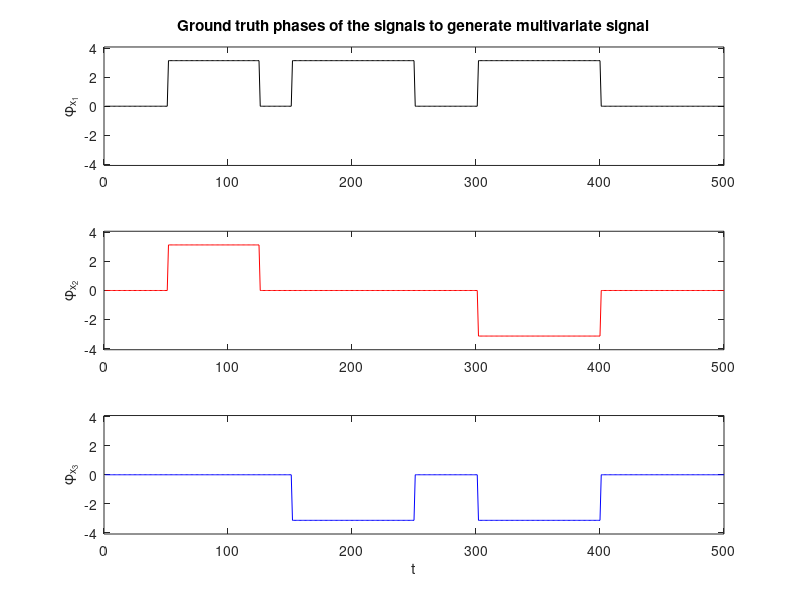

Source code (MATLAB): (Note: this script raises an error after producing the figure.)
%%% Simulation 5. MULTIVARIATE SIGNAL
% This script is written as part of the supplementary materials for the
% paper.  The purpose of this simulation is to compare various MD
% algorithms discussed in terms of the multivariate signal.

%% Case 5: multivariate signal using Bivariate EMD
% Characteristics 
TR = 2;                                                                     % Repetition time
fs = 1/TR;                                                                  % Sampling frequency
t = 0:1/fs:1000-1/fs;

% Defining the freq. component of the signal
% freq. component of the signals to create (0.05 also corresponds to the peak...
% of the PSD of HCP data if we look at the PSD of various IMFs and also in fmri...
% analysis often this corresponds to the center freq of the bandpass which is used 0.01-0.1)
f = 0.05;
phi1 = pi*((t-100>0).*(t-250<0) + (t-300>0).*(t-500<0) + (t-600>0).*(t-800<0));
phi2 = pi*((t-100>0).*(t-250<0) +                      - (t-600>0).*(t-800<0));
phi3 = pi*(                     - (t-300>0).*(t-500<0) - (t-600>0).*(t-800<0));
x1 = cos(2*pi*f*t+phi1);                                                    % first signal
x2 = cos(2*pi*f*t +phi2);                                                   % second signal
x3 = 2*cos(2*pi*f*t +phi3);                                                 % thrid signal

figure;subplot(3,1,1);plot(phi1,'k');ylim([-1.3*pi 1.3*pi]);ylabel('\phi_{x_1}')
subplot(3,1,2);plot(phi2,'r');ylim([-1.3*pi 1.3*pi]);ylabel('\phi_{x_2}')
subplot(3,1,3);plot(phi3,'b');ylim([-1.3*pi 1.3*pi]);ylabel('\phi_{x_3}')
xlabel('t')
subplot(3,1,1);title('Ground truth phases of the signals to generate multivariate signal')

%%%%%%%% ground truth states and transitions - note fs is considered 
grdidx = zeros(size(t));
grdidx(1:50) = 2;
grdidx(125:150) = 2;
grdidx(250:500) = 2;
grdidx(50:125) = 3;
grdidx(150:250) = 1;
grdstate{1}(:,:,1) = 0.98*[1 -1 1;-1 1 -1;1 -1 1];
grdstate{1}(:,:,2) = 0.98*[1 1 1;1 1 1;1 1 1];
grdstate{1}(:,:,3) = 0.98*[1 1 -1;1 1 -1;-1 -1 1];

% creating a trivariate signal using x_i's
Data{1} = [x1;x2;x3]';
winLen = 30;   % the window length for WPS approach

indx = nchoosek(1:size(Data{1},2),2);
N=1000; % number of realizations 
nS = 3; % number of states


%% BEMD 
for m =1:N
    noise = mvnrnd([0 0 0],[1 0 0;0 1 0;0 0 1],length(t))';
    ex1 = noise(1,:);
    ex2 = noise(2,:);
    ex3 = noise(3,:);
    XN1 = x1 + ex1;
    XN2 = x2 + ex2;
    XN3 = x3 + ex3;
    Data{m} = [XN1;XN2;XN3];
for i = 1:1:size(indx,1)
    Z{i} = Data{m}(indx(i,1),:) + 1i*Data{m}(indx(i,2),:);
%    Z{i} = XN + 1i*YN;                                            % complex signal
    imf{m,i} = bemd(Z{i});                                           % finding the IMFs
    
    
    % Finding the mean frequency of real and imag part of the complex imf of
    % complex signal
    mfreqX{m,i} = meanfreq(real(imf{m,i}'),fs);                                        
    mfreqY{m,i} = meanfreq(imag(imf{m,i}'),fs);

    % Phase Synchronization analysis:

    [~,ind_IMFX(m,i)] = min(abs(mfreqX{m,i} - f));
    [~,ind_IMFY(m,i)] = min(abs(mfreqY{m,i} - f));
    dat{m,i} = [real(imf{m,i}(ind_IMFX(m,i),:));imag(imf{m,i}(ind_IMFY(m,i),:))];
    H = hilbert(dat{m,i}');
    sigphase = angle(H);
    DELPHI = sigphase(:,1)-sigphase(:,2);
    CCORSW{m}(:,i) = circularslidingwindow(sigphase(:,1),sigphase(:,2),winLen,'vonmises');
    COSDELPHI1{m}(:,i) = cos(DELPHI);
end
    

end
%% ---------------------------------------------------
%% ---------------------------------------------------

% k-means clustering of the matrices of phase synch. (number of clusters
% using DBI) upperbound for DBI was set to nS 
[popidx{1},popCorr{1},~,~,~,DBI(1)] = mykmeans(cat(1,CCORSW{:}),nS,nS);
[popidx{2},popCorr{2},~,~,~,DBI(2)] = mykmeans(cat(1,COSDELPHI1{:}),nS,nS);

%%%%% for each simulation, match them with the population state --- or the
%%%%% ground truth
for i = 1:N
% k-means clustering of the matrices of phase synch.
[idx{1,i},Corr{1,i}] = mykmeans(CCORSW{i},nS,nS);
[idx{2,i},Corr{2,i}] = mykmeans(COSDELPHI1{i},nS,nS);
[~,~,mCorr{1,i},midx{1,i}] = matchstatesClutster(grdstate{1},Corr{1,i},idx{1,i},1);
[~,~,mCorr{2,i},midx{2,i}] = matchstatesClutster(grdstate{1},Corr{2,i},idx{2,i},1);
end

for i = 1:N
    for j = 1:nS 
        ccstate{j}(:,:,i) = mCorr{1,i}(:,:,j);
        crpstate{j}(:,:,i) = mCorr{2,i}(:,:,j);
    end
end

for i = 1:nS
    meanstate{i,1} = mean(ccstate{i},3);
    meanstate{i,2} = mean(crpstate{i},3);
end

count = 0;
placeholder = [1 2 3;7 8 9];
figure;
h = tight_subplot(3, nS, [.001 .001],[.01 .001],[.05 .05]);
labels = {'CIRC','CRP'};
set(h(4:6),'visible','off')
for j = 1:nS
    for i = 1:2
        count = count + 1;
        axes(h(placeholder(count)));gsplot(meanstate{j,i});
        axis square;
        set(gca, 'XTick', [], 'YTick', [], 'CLim', [-1 1])
        c = get(gca, 'Children');
        set(c(find(strcmp(get(c, 'Type'),'line'))), 'Color', 'w')
        if i == 1
         title(strcat(['State ' num2str(j)]));
        end
        if j == 1
            ylabel(labels{i},'interpreter','latex');
        end
    end
    
end
colorbar(h(8),'Position',[0.93 0.168 0.022 0.7]); caxis([-1 1])


for i = 1:N
    MIDX1(:,i) = midx{1,i};
    MIDX2(:,i) = midx{2,i};
end

for i = 1:size(MIDX1,1)
    flag1(i) = sum( MIDX1(i,:) == grdidx(i))/N;
    flag2(i) = sum( MIDX2(i,:) == grdidx(i))/N;
end

for j = 1:nS
for i = 1:size(MIDX1,1)
    flags1(i,j) = sum( MIDX1(i,:) == j)/N;
    flags2(i,j) = sum( MIDX2(i,:) == j)/N;
end
end




figure;subplot(3,1,1);plot(grdidx,'r','LineWidth',2);ylim([0 4]);xlabel('t');
ylabel('State #');title('Ground truth state')
subplot(3,1,2);plot(flag1,'g','LineWidth',2);
title('Accuracy of correctly classifying the state');ylabel('Accuracy');xlabel('t')
subplot(3,1,3);bar(flags1,'stacked')
title('Stacked bar of the classification accuracy across time');
legend('State 1','State 2','State 3');
ylabel('State Accuracy Proportion');xlabel('t')




figure;imagesc(MIDX1');colormap winter;
imAlpha=ones(size(MIDX1'));
imAlpha(isnan(MIDX1'))=0;
imagesc(MIDX1','AlphaData',imAlpha);
set(gca,'color',1*[1 1 1]);
title('State transitions - BEMD-based-PS using tWPS: CIRC');
xlabel('time [s]');ylabel('realizations')
cb = colorbar();
% Set color labels (one for each row in RGB)
label = 1:nS; 
caxis([1,numel(label)])
cb.YTick = 1 : nS;
labelChar = label;
cb.TickLabels = labelChar(1:end-1);
cb.FontSize = 12; 

figure;imagesc(MIDX2');colormap winter
title('State transitions - BEMD-based-PS using IPS: CRP');
xlabel('time [s]');ylabel('realizations');
cb = colorbar();
% Set color labels (one for each row in RGB)
label = 1:nS; 
caxis([1,numel(label)])
cb.YTick = 1 : nS;
labelChar = label;
cb.TickLabels = labelChar(1:end-1);
cb.FontSize = 12; 


%% na-MEMD
clear DELPHI
indx = nchoosek(1:size(Data{1},2),2);
N=1000;nS = 3;

for m =1:N
    noise = mvnrnd([0 0 0],[1 0 0;0 1 0;0 0 1],length(t))';
    ex1 = noise(1,:);
    ex2 = noise(2,:);
    ex3 = noise(3,:);
    XN1 = x1 + ex1;
    XN2 = x2 + ex2;
    XN3 = x3 + ex3;
    Data{m} = [XN1;XN2;XN3]';
    % assigning the criterias
    stp_crit = 'stop';
    stp_vec = [0.3 0.3 0.3];
    mode = 'na_fix';
    intensity_noise = 0.75; 
    n_channel_na = size(Data{m},2);  
    ndir = 2*n_channel_na; 
    imf = namemd(Data{m}, ndir, stp_crit, stp_vec, mode, intensity_noise, n_channel_na);
  
    % Finding the mean frequency of each IMFs
    for i=1:size(imf,1)
        for j = 1:size(imf{1},1)
            mfreq{m}(i,j) = meanfreq(imf{i}(j,:),fs);                                        
        end
    end
    
    
    % Phase Synchronization analysis:
    [~,ind] = min(abs(mfreq{m}' - f));
    for i = 1:1:size(indx,1)
        dat{m,i} = [imf{indx(i,1)}(ind(indx(i,1)),:);imf{indx(i,2)}(ind(indx(i,2)),:)];
        H = hilbert(dat{m,i}');
        sigphase = angle(H);
        DELPHI{m} = sigphase(:,1)-sigphase(:,2);
        CCORSW{m}(:,i) = circularslidingwindow(sigphase(:,1),sigphase(:,2),winLen,'vonmises');
        COSDELPHI1{m}(:,i) = cos(DELPHI{m});
    end
    
end
    


% k-means clustering of the matrices of phase synch. (number of clusters
% using DBI) upperbound for DBI was set to nS 
[popidx{1},popCorr{1},~,~,~,DBI(1)] = mykmeans(cat(1,CCORSW{:}),nS,nS);
[popidx{2},popCorr{2},~,~,~,DBI(2)] = mykmeans(cat(1,COSDELPHI1{:}),nS,nS);

%%%%% for each simulation, match them with the population state --- or the
%%%%% ground truth
for i = 1:N
% k-means clustering of the matrices of phase synch.
[idx{1,i},Corr{1,i}] = mykmeans(CCORSW{i},nS,nS);
[idx{2,i},Corr{2,i}] = mykmeans(COSDELPHI1{i},nS,nS);
[~,~,mCorr{1,i},midx{1,i}] = matchstatesClutster(grdstate{1},Corr{1,i},idx{1,i},1);
[~,~,mCorr{2,i},midx{2,i}] = matchstatesClutster(grdstate{1},Corr{2,i},idx{2,i},1);
end

for i = 1:N
    for j = 1:nS 
        ccstate{j}(:,:,i) = mCorr{1,i}(:,:,j);
        crpstate{j}(:,:,i) = mCorr{2,i}(:,:,j);
    end
end

for i = 1:nS
    meanstate{i,1} = mean(ccstate{i},3);
    meanstate{i,2} = mean(crpstate{i},3);
end

count = 0;
placeholder = [1 2 3;7 8 9];
figure;
h = tight_subplot(3, nS, [.001 .001],[.01 .001],[.05 .05]);
labels = {'CIRC','CRP'};
set(h(4:6),'visible','off')
for j = 1:nS
    for i = 1:2
        count = count + 1;
        axes(h(placeholder(count)));gsplot(meanstate{j,i});
        axis square;
        set(gca, 'XTick', [], 'YTick', [], 'CLim', [-1 1])
        c = get(gca, 'Children');
        set(c(find(strcmp(get(c, 'Type'),'line'))), 'Color', 'w')
        if i == 1
         title(strcat(['State ' num2str(j)]));
        end
        if j == 1
            ylabel(labels{i},'interpreter','latex');
        end
    end
    
end
colorbar(h(8),'Position',[0.93 0.168 0.022 0.7]); caxis([-1 1]);


for i = 1:N
    MIDX1(:,i) = midx{1,i};
    MIDX2(:,i) = midx{2,i};
end

for i = 1:size(MIDX1,1)
    flag1(i) = sum( MIDX1(i,:) == grdidx(i))/N;
    flag2(i) = sum( MIDX2(i,:) == grdidx(i))/N;
end

for j = 1:nS
for i = 1:size(MIDX1,1)
    flags1(i,j) = sum( MIDX1(i,:) == j)/N;
    flags2(i,j) = sum( MIDX2(i,:) == j)/N;
end
end




figure;subplot(3,1,1);plot(grdidx,'r','LineWidth',2);ylim([0 4]);xlabel('t');
ylabel('State #');title('Ground truth state')
subplot(3,1,2);plot(flag1,'g','LineWidth',2);
title('Accuracy of correctly classifying the state');ylabel('Accuracy');xlabel('t')
subplot(3,1,3);bar(flags1,'stacked')
title('Stacked bar of the classification accuracy across time');
legend('State 1','State 2','State 3');
ylabel('State Accuracy Proportion');xlabel('t')




figure;imagesc(MIDX1');colormap winter;
imAlpha=ones(size(MIDX1'));
imAlpha(isnan(MIDX1'))=0;
imagesc(MIDX1','AlphaData',imAlpha);
set(gca,'color',1*[1 1 1]);
title('State transitions - na-MEMD-based-PS using tWPS: CIRC');
xlabel('time [s]');ylabel('realizations')
cb = colorbar();
% Set color labels (one for each row in RGB)
label = 1:nS; 
caxis([1,numel(label)])
cb.YTick = 1 : nS;
labelChar = label;
cb.TickLabels = labelChar(1:end-1);
cb.FontSize = 12; 

figure;imagesc(MIDX2');colormap winter
title('State transitions - na-MEMD-based-PS using IPS: CRP');
xlabel('time [s]');ylabel('realizations');
cb = colorbar();
% Set color labels (one for each row in RGB)
label = 1:nS; 
caxis([1,numel(label)])
cb.YTick = 1 : nS;
labelChar = label;
cb.TickLabels = labelChar(1:end-1);
cb.FontSize = 12; 
